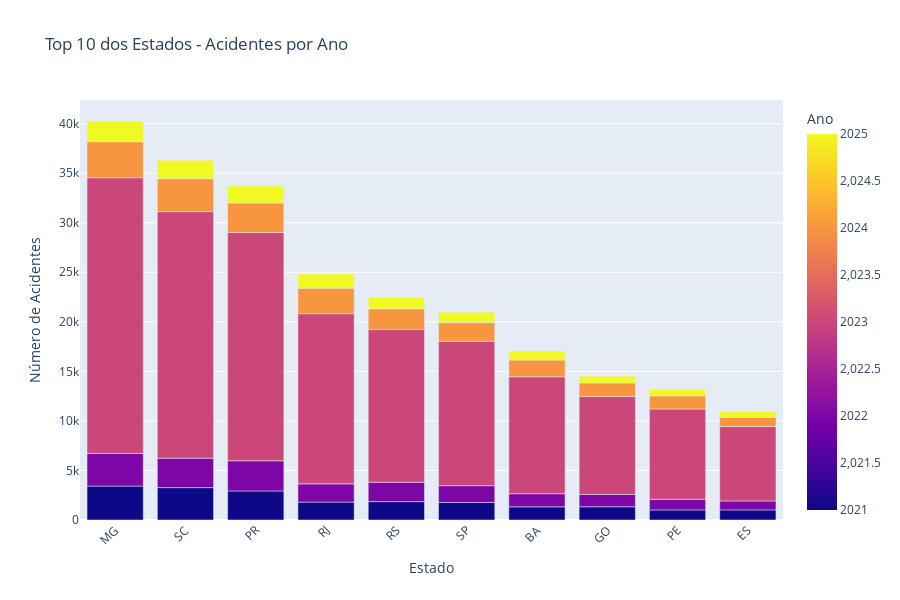

Notebook source saved alongside this figure:
### Markdown cell above
## 4. Analyses Géographiques

### Code cell
# Top 10 dos estados com mais acidentes por ano
acidentes_por_estado_ano = df_clean.groupby(['ano', 'uf']).size().reset_index(name='acidentes')

# Gráfico em barras empilhadas
top_estados = df_clean['uf'].value_counts().head(10).index
dados_top_estados = acidentes_por_estado_ano[acidentes_por_estado_ano['uf'].isin(top_estados)]

fig = px.bar(dados_top_estados, x='uf', y='acidentes', color='ano',
             title='Top 10 dos Estados - Acidentes por Ano',
             labels={'uf': 'Estado', 'acidentes': 'Número de Acidentes', 'ano': 'Ano'},
             category_orders={'uf': top_estados.tolist()})

fig.update_layout(height=600, xaxis_tickangle=-45)
fig.show()

# Tabela dos totais por estado
acidentes_totais_por_estado = df_clean.groupby('uf').agg({
    'data_inversa': 'count',  # usar como contador
    'mortos': 'sum',
    'feridos': 'sum'
}).rename(columns={'data_inversa': 'Total_Acidentes'}).sort_values('Total_Acidentes', ascending=False)

print("\n=== TOP 15 DOS ESTADOS (2021-2025) ===")
display(acidentes_totais_por_estado.head(15))

# Calcular taxa de mortalidade por estado
acidentes_totais_por_estado['Taxa_Mortalidade'] = (
    acidentes_totais_por_estado['mortos'] / acidentes_totais_por_estado['Total_Acidentes'] * 100
).round(2)

print("\n=== ESTADOS COM MAIOR TAXA DE MORTALIDADE ===")
display(acidentes_totais_por_estado.nlargest(10, 'Taxa_Mortalidade')[['Total_Acidentes', 'mortos', 'Taxa_Mortalidade']])

### Figure 1 — Plotly figure (JSON) as saved in the notebook; plotly's stock layout.template omitted (floating-point values rounded to 4 significant figures)
{"data": [{"hovertemplate": "Estado=%{x}<br>Número de Acidentes=%{y}<br>Ano=%{marker.color}<extra></extra>", "legendgroup": "", "marker": {"color": [2021.0, 2021.0, 2021.0, 2021.0, 2021.0, 2021.0, 2021.0, 2021.0, 2021.0, 2021.0, 2022.0, 2022.0, 2022.0, 2022.0, 2022.0, 2022.0, 2022.0, 2022.0, 2022.0, 2022.0, 2023.0, 2023.0, 2023.0, 2023.0, 2023.0, 2023.0, 2023.0, 2023.0, 2023.0, 2023.0, 2024.0, 2024.0, 2024.0, 2024.0, 2024.0, 2024.0, 2024.0, 2024.0, 2024.0, 2024.0, 2025.0, 2025.0, 2025.0, 2025.0, 2025.0, 2025.0, 2025.0, 2025.0, 2025.0, 2025.0], "coloraxis": "coloraxis", "pattern": {"shape": ""}}, "name": "", "orientation": "v", "showlegend": false, "textposition": "auto", "type": "bar", "x": ["BA", "ES", "GO", "MG", "PE", "PR", "RJ", "RS", "SC", "SP", "BA", "ES", "GO", "MG", "PE", "PR", "RJ", "RS", "SC", "SP", "BA", "ES", "GO", "MG", "PE", "PR", "RJ", "RS", "SC", "SP", "BA", "ES", "GO", "MG", "PE", "PR", "RJ", "RS", "SC", "SP", "BA", "ES", "GO", "MG", "PE", "PR", "RJ", "RS", "SC", "SP"], "xaxis": "x", "y": [1330, 1019, 1337, 3422, 1016, 2935, 1804, 1855, 3269, 1765, 1323, 903, 1244, 3288, 1071, 3041, 1844, 1955, 2974, 1699, 11798, 7504, 9875, 27833, 9115, 23043, 17175, 15407, 24876, 14568, 1688, 931, 1374, 3637, 1327, 2970, 2572, 2094, 3325, 1888, 915, 577, 689, 2085, 657, 1715, 1422, 1175, 1853, 1042], "yaxis": "y"}], "layout": {"barmode": "relative", "coloraxis": {"colorbar": {"title": {"text": "Ano"}}, "colorscale": [[0, "#0d0887"], [0.1111, "#46039f"], [0.2222, "#7201a8"], [0.3333, "#9c179e"], [0.4444, "#bd3786"], [0.5556, "#d8576b"], [0.6667, "#ed7953"], [0.7778, "#fb9f3a"], [0.8889, "#fdca26"], [1, "#f0f921"]]}, "height": 600, "legend": {"tracegroupgap": 0}, "title": {"text": "Top 10 dos Estados - Acidentes por Ano"}, "xaxis": {"anchor": "y", "categoryarray": ["MG", "SC", "PR", "RJ", "RS", "SP", "BA", "GO", "PE", "ES"], "categoryorder": "array", "domain": [0, 1], "tickangle": -45, "title": {"text": "Estado"}}, "yaxis": {"anchor": "x", "domain": [0, 1], "title": {"text": "Número de Acidentes"}}}}
